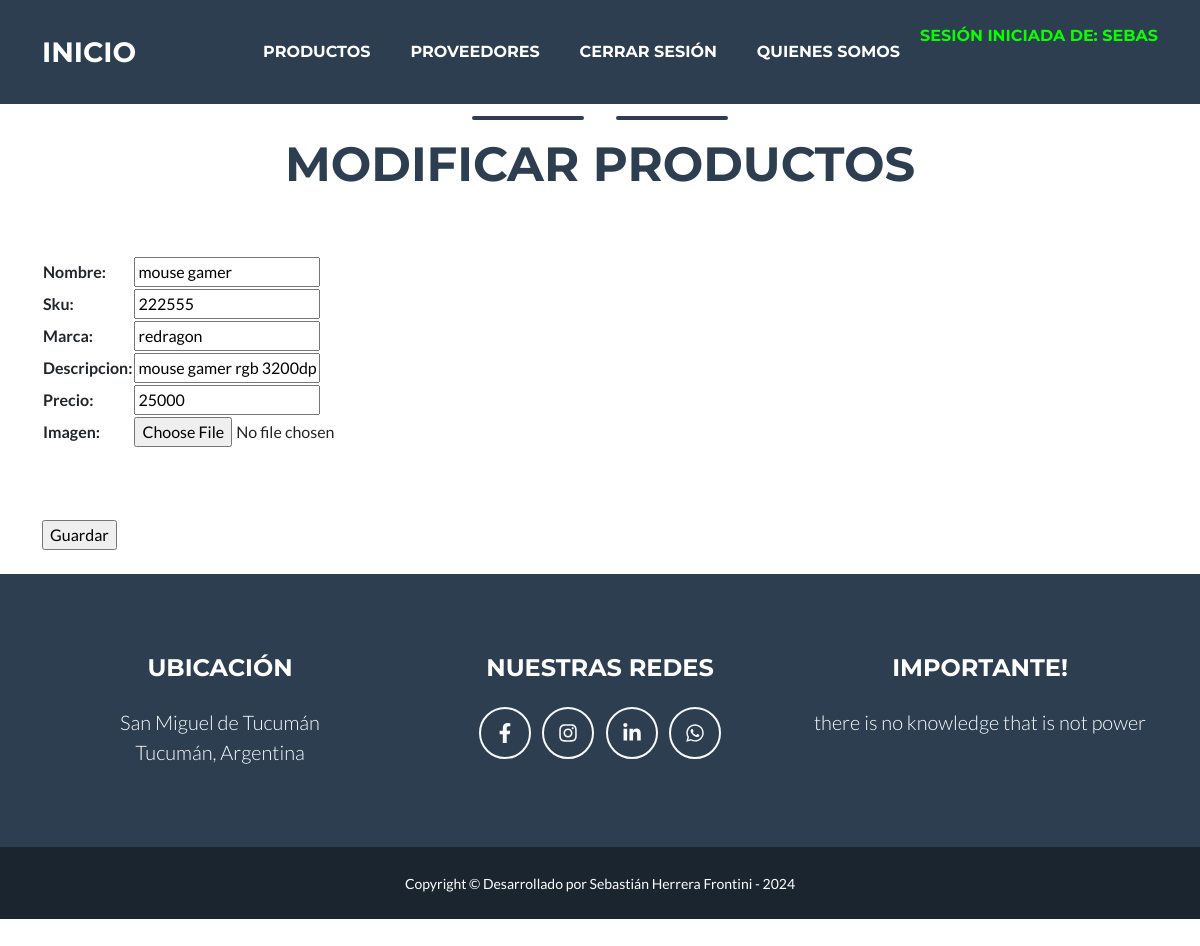
The page /modifica_producto/mouse gamer (signed in) on the database its author committed.
### ViperApp/models.py (models this page shows, shortened)
class Producto(models.Model):
    nombre = models.CharField(max_length=30)
    sku = models.IntegerField()
    marca = models.CharField(max_length=30)
    descripcion = models.CharField(max_length=200)
    precio = models.IntegerField()
    imagen = models.ImageField(upload_to="productos", null=True)

### ViperApp/views.py (the view)
# urls.py: path('modifica_producto/<nombreProducto>', modificaProducto, name="Modifica_Productos"),
@login_required
def modificaProducto(request, nombreProducto):
    producto = Producto.objects.get(nombre=nombreProducto)
    if request.method == "POST":
        formularioProd = ProductoForm(request.POST)
        if formularioProd.is_valid():
            info = formularioProd.cleaned_data
            producto.nombre = info["nombre"]
            producto.sku = info["sku"]
            producto.marca = info["marca"]
            producto.descripcion = info["descripcion"]
            producto.precio = info["precio"]
            producto.imagen = info["imagen"]
            producto.save()
            return render(request, "ViperApp/alta_exitosa.html")
    else:
        formularioProd = ProductoForm(initial={"nombre":producto.nombre,"sku":producto.sku,"marca":producto.marca,
                                               "descripcion":producto.descripcion,"precio":producto.precio,"imagen":producto.imagen })
    return render(request, "ViperApp/modifica_producto.html", {"formProd":formularioProd, "nombre":nombreProducto})

### ViperApp/forms.py
class ProductoForm(forms.Form):
    nombre = forms.CharField(max_length=30)
    sku = forms.IntegerField()
    marca = forms.CharField(max_length=30)
    descripcion = forms.CharField(max_length=200)
    precio = forms.IntegerField()
    imagen = forms.ImageField()

### ViperApp/templates/ViperApp/modifica_producto.html (shortened to what this page needs)
{% extends "ViperApp/zplantvacia.html" %}
{% load static %}
{% block listas %}
<h2 class="page-section-heading text-center text-uppercase text-secondary mb-0">Modificar Productos</h2>
<br><br><br>
<form action="" method="POST"> {% csrf_token %}
    <table>
       {{formProd.as_table}}
       </table>
       <br><br>
       <br>
       <input type="submit" value="Guardar">
       <br><br>
  </form>
</div>
{% endblock %}

### ViperApp/templates/ViperApp/zplantvacia.html (shortened to what this page needs)
<!DOCTYPE html>
<html lang="en">
    <head>
        {% load static %}
        <link href="{% static 'ViperApp/css/styles.css' %}" rel="stylesheet" />
    </head>
    <body id="page-top">
        <nav class="navbar navbar-expand-lg bg-secondary text-uppercase fixed-top" id="mainNav">
            <div class="container">
                <a class="navbar-brand" href="{% url 'Inicio' %}">Inicio</a>
                <div class="collapse navbar-collapse" id="navbarResponsive">
                    <ul class="navbar-nav ms-auto">
                        <li class="nav-item mx-0 mx-lg-1"><a class="nav-link py-3 px-0 px-lg-3 rounded" href="{% url 'Lista_Productos' %}">Productos</a></li>
                        <li class="nav-item mx-0 mx-lg-1"><a class="nav-link py-3 px-0 px-lg-3 rounded" href="{% url 'Lista_Proveedores' %}">Proveedores</a></li>
                        {% if request.user.is_authenticated %}
                        <li class="nav-item mx-0 mx-lg-1"><a class="nav-link py-3 px-0 px-lg-3 rounded" href="{% url 'Logout' %}">Cerrar Sesión</a></li>
                        {% else %}
                        <li class="nav-item mx-0 mx-lg-1"><a class="nav-link py-3 px-0 px-lg-3 rounded" href="{% url 'Registro' %}">Registrarse</a></li>
                        <li class="nav-item mx-0 mx-lg-1"><a class="nav-link py-3 px-0 px-lg-3 rounded" href="{% url 'Login' %}">Iniciar Sesión</a></li>
                        {% endif %}
                        <li class="nav-item mx-0 mx-lg-1"><a class="nav-link py-3 px-0 px-lg-3 rounded" href="{% url 'Nosotros' %}">Quienes Somos</a></li>
                        <br><br>
                        {% if request.user.is_authenticated %}
                        <p style="color: rgb(9, 255, 0)">Sesión iniciada de: {{user.username}}</p>
                        {% endif %}
                    </ul>
                </div>
            </div>
        </nav>
        <section class="page-section portfolio" id="portfolio">
            <div class="container">
                <div class="divider-custom">
                    <div class="divider-custom-line"></div>
                    <div class="divider-custom-line"></div>
                </div>
                    {% block listas %}
        {% endblock %}
        <footer class="footer text-center">
            <div class="container">
                <div class="row">
                    <div class="col-lg-4 mb-5 mb-lg-0">
                        <h4 class="text-uppercase mb-4">Ubicación</h4>
                        <p class="lead mb-0">
                            San Miguel de Tucumán
                            <br />
                            Tucumán, Argentina
                        </p>
                    </div>
                    <div class="col-lg-4 mb-5 mb-lg-0">
                        <h4 class="text-uppercase mb-4">Nuestras Redes</h4>
                        <a class="btn btn-outline-light btn-social mx-1" href="#!"><i class="fab fa-fw fa-facebook-f"></i></a>
                        <a class="btn btn-outline-light btn-social mx-1" href="#!"><i class="fab fa-fw fa-instagram"></i></a>
                        <a class="btn btn-outline-light btn-social mx-1" href="#!"><i class="fab fa-fw fa-linkedin-in"></i></a>
                        <a class="btn btn-outline-light btn-social mx-1" href="#!"><i class="fab fa-fw fa-whatsapp"></i></a>
                    </div>
                    <div class="col-lg-4">
                        <h4 class="text-uppercase mb-4">Importante!</h4>
                        <p class="lead mb-0">
                            there is no knowledge that is not power
                        </p>
                    </div>
                </div>
            </div>
        </footer>
        <div class="copyright py-4 text-center text-white">
            <div class="container"><small>Copyright &copy; Desarrollado por Sebastián Herrera Frontini - 2024</small></div>
        </div>

### rows shown on the page
Producto: nombre "mouse gamer", sku "222555", marca "redragon", descripcion "mouse gamer rgb 3200dpi", precio "25000"

### other values the page prints
{{ user.username }} "SEBAS"
